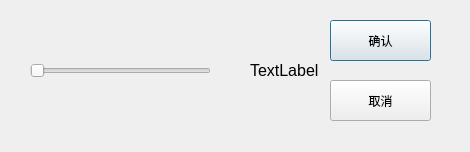
<?xml version="1.0" encoding="UTF-8"?>
<ui version="4.0">
 <class>fontSize</class>
 <widget class="QDialog" name="fontSize">
  <property name="geometry">
   <rect>
    <x>0</x>
    <y>0</y>
    <width>470</width>
    <height>152</height>
   </rect>
  </property>
  <property name="windowTitle">
   <string>Dialog</string>
  </property>
  <widget class="QSlider" name="horizontalSlider">
   <property name="geometry">
    <rect>
     <x>30</x>
     <y>50</y>
     <width>181</width>
     <height>41</height>
    </rect>
   </property>
   <property name="minimum">
    <number>5</number>
   </property>
   <property name="maximum">
    <number>72</number>
   </property>
   <property name="orientation">
    <enum>Qt::Horizontal</enum>
   </property>
  </widget>
  <widget class="QLabel" name="label">
   <property name="geometry">
    <rect>
     <x>250</x>
     <y>50</y>
     <width>91</width>
     <height>41</height>
    </rect>
   </property>
   <property name="font">
    <font>
     <family>Arial</family>
     <pointsize>12</pointsize>
    </font>
   </property>
   <property name="text">
    <string>TextLabel</string>
   </property>
  </widget>
  <widget class="QPushButton" name="pushButton">
   <property name="geometry">
    <rect>
     <x>330</x>
     <y>20</y>
     <width>101</width>
     <height>41</height>
    </rect>
   </property>
   <property name="text">
    <string>确认</string>
   </property>
  </widget>
  <widget class="QPushButton" name="pushButton_2">
   <property name="geometry">
    <rect>
     <x>330</x>
     <y>80</y>
     <width>101</width>
     <height>41</height>
    </rect>
   </property>
   <property name="text">
    <string>取消</string>
   </property>
  </widget>
 </widget>
 <resources/>
 <connections/>
</ui>
